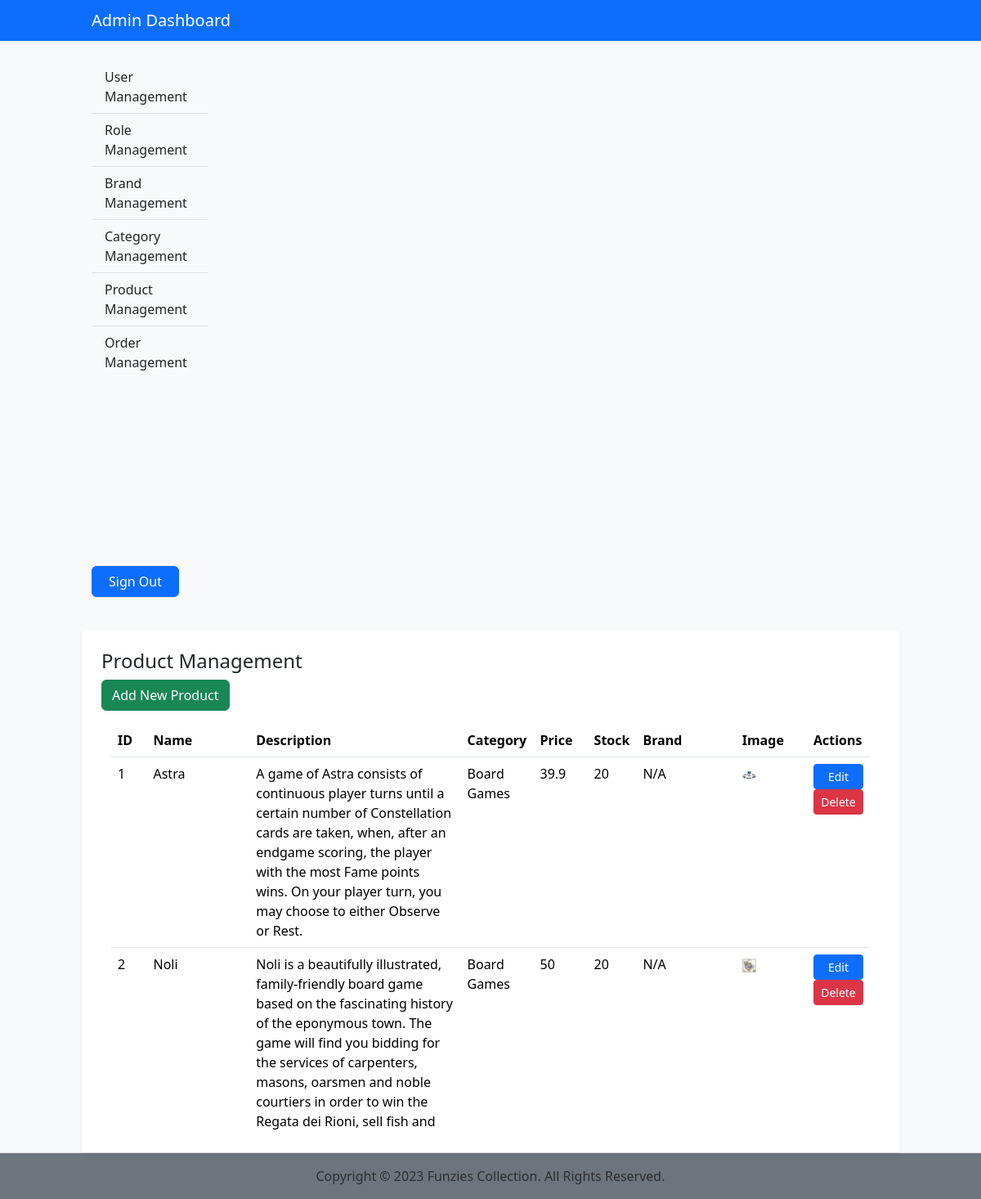
/admin/product-management.php, run on the app's committed database.
### tables this page shows
CREATE TABLE `product` (
  `ID` int(11) NOT NULL,
  `Name` varchar(300) NOT NULL,
  `Description` longtext DEFAULT NULL,
  `Category` int(11) NOT NULL,
  `Price` float NOT NULL,
  `Stock` int(11) NOT NULL,
  `Brand` int(11) NOT NULL,
  `Image` varchar(2000) DEFAULT NULL,
  `Deleted` tinyint(4) DEFAULT NULL,
  `DateAdded` datetime NOT NULL
);

CREATE TABLE `category` (
  `ID` int(11) NOT NULL,
  `Name` varchar(200) NOT NULL,
  `Details` varchar(2000) NOT NULL,
  `Deleted` tinyint(1) NOT NULL
);

CREATE TABLE `brand` (
  `ID` int(11) NOT NULL,
  `Name` varchar(100) NOT NULL,
  `Details` varchar(2000) NOT NULL,
  `Image` varchar(2000) DEFAULT NULL,
  `Deleted` tinyint(1) NOT NULL
);

### dbfunctions.php (called while the page is built, shortened)
<?php
function GetProducts($con)
{
    $sql = "SELECT p.*, b.Name as 'brandName', c.Name as 'categoryName' FROM product p JOIN brand b on p.Brand = b.ID JOIN category c ON p.Category = c.ID WHERE p.Deleted = '0'";
    $stmt = mysqli_stmt_init($con);
    if(!mysqli_stmt_prepare($stmt, $sql)) {
        echo "Could not load Products";
        exit();
    }
    mysqli_stmt_execute($stmt);
    $result = mysqli_stmt_get_result($stmt);
    return $result;
}
?>

### admin/product-management.php (the view, shortened to what this page needs)
<?php
require '../functions.php';
require '../dbfunctions.php';
$products = GetProducts($con);
?>
<?php
require_once 'include/header.php';
require_once 'include/navbar.php';
?>
<div class="container-fluid col-10">
    <div class="row justify-content-between">
        <?php require_once 'include/sidebar.php';  ?>
        <div class="col p-4 shadow-sm bg-white">
            <h4>Product Management</h4>
            <button class="btn btn-success mb-3" type="button" data-bs-toggle="modal" data-bs-target="#productModal"
                onclick="clearModalProductFields();">Add New Product</button>
            <div class="container overflow-auto" style="height:500px;">
                <table class="table">
                    <thead class="thead-dark">
                        <tr>
                            <th>ID</th>
                            <th>Name</th>
                            <th>Description</th>
                            <th>Category</th>
                            <th>Price</th>
                            <th>Stock</th>
                            <th>Brand</th>
                            <th>Image</th>
                            <th>Actions</th>
                        </tr>
                    </thead>
                    <tbody>
                        <?php foreach($products as $product):?>
                        <tr>
                            <td><?php echo $product["ID"]; ?></td>
                            <td><?php echo $product["Name"]; ?></td>
                            <td><?php echo $product["Description"]; ?></td>
                            <td><?php echo $product["categoryName"]; ?></td>
                            <td><?php echo $product["Price"]; ?></td>
                            <td><?php echo $product["Stock"]; ?></td>
                            <td><?php echo $product["brandName"]; ?></td>
                            <td><img class="w-25" src='<?php echo "../" . $product["Image"]; ?>' alt=""></td>
                            <td>
                                <form method="POST">
                                    <button type="button" class="btn btn-primary btn-sm w-100" data-bs-toggle="modal"
                                        data-bs-target="#productModal"
                                        onclick='setModalProductFields("<?php echo $product["ID"]; ?>", "<?php echo $product["Name"]; ?>",
                                        "<?php echo $product["Description"]; ?>",
                                        "<?php echo $product["Category"]; ?>",
                                        "<?php echo $product["Price"]; ?>",
                                        "<?php echo $product["Stock"]; ?>",
                                        "<?php echo $product["Brand"]; ?>")'>Edit</button>
                                    <button type="submit" class="btn btn-danger btn-sm w-100">Delete</button>
                                </form>
                            </td>
                        </tr>
                        <?php endforeach ?>
                    </tbody>
                </table>
            </div>
        </div>
    </div>
</div>
<?php require_once 'include/footer.php';  ?>

### admin/css/admin.css (style rules this page uses)
*, *::before, *::after { box-sizing: border-box; }
* { line-height: 24px; font-size: 16px; }
body { overflow-y: scroll; overflow-x: hidden; }

### data on the page
product: ID "1", Name "Astra", Description "A game of Astra consists of continuous player turns until a certain number of Constellation cards are taken, when, after an endgame scoring, the player with the most Fame points wins. On your player turn, you may choose to either Observe or Rest.", Category.Name "Board Games", Price "39.9", Stock "20", Brand.Name "N/A", Image (picture)
product: ID "2", Name "Noli", Description "Noli is a beautifully illustrated, family-friendly board game based on the fascinating history of the eponymous town. The game will find you bidding for the services of carpenters, masons, oarsmen and noble courtiers in order to win the Regata dei Rioni, sell fish and…", Category.Name "Board Games", Price "50", Stock "20", Brand.Name "N/A", Image (picture)
